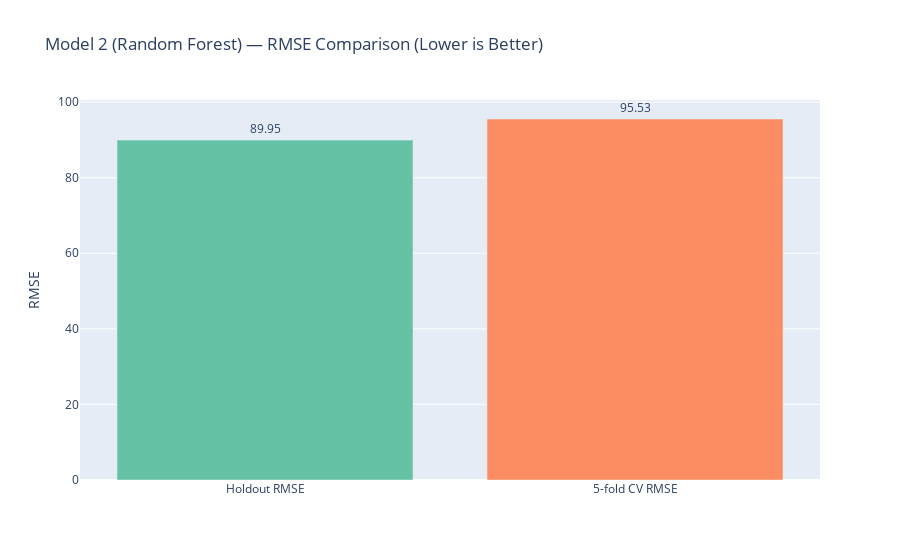
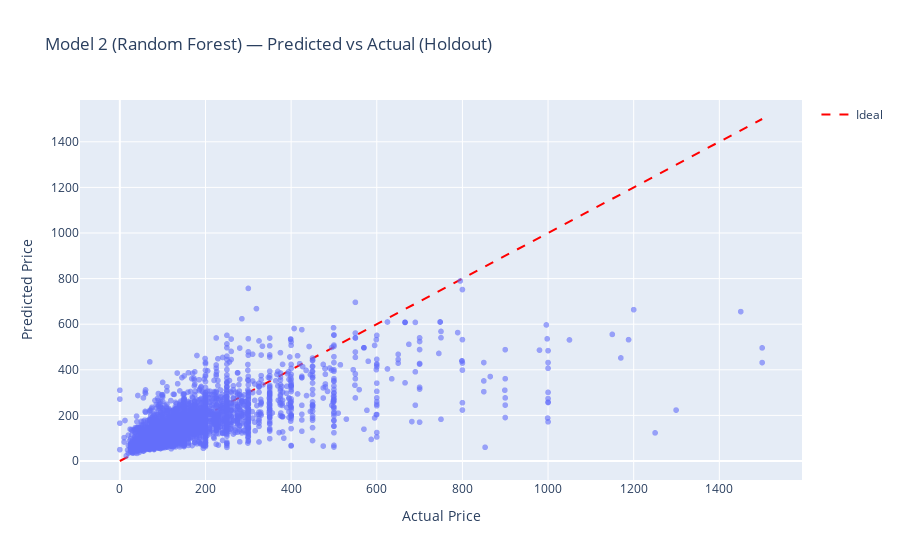
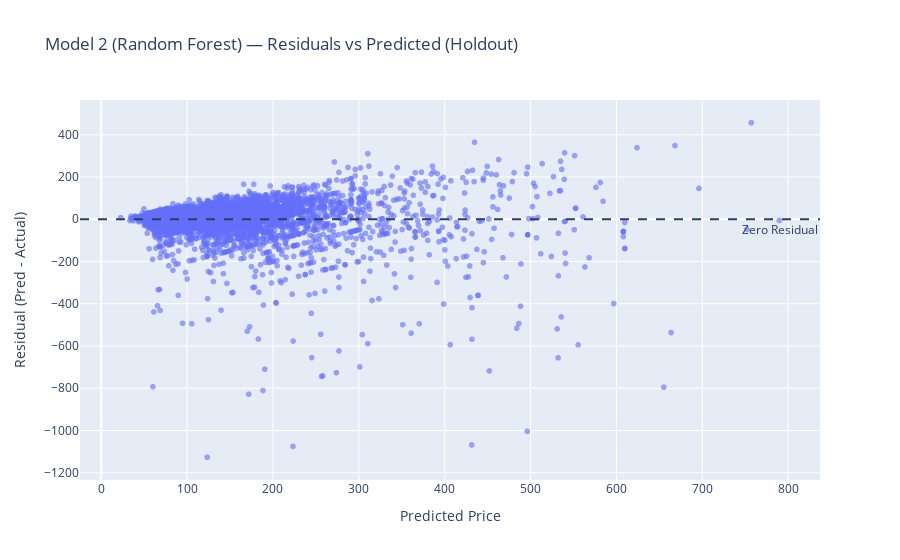
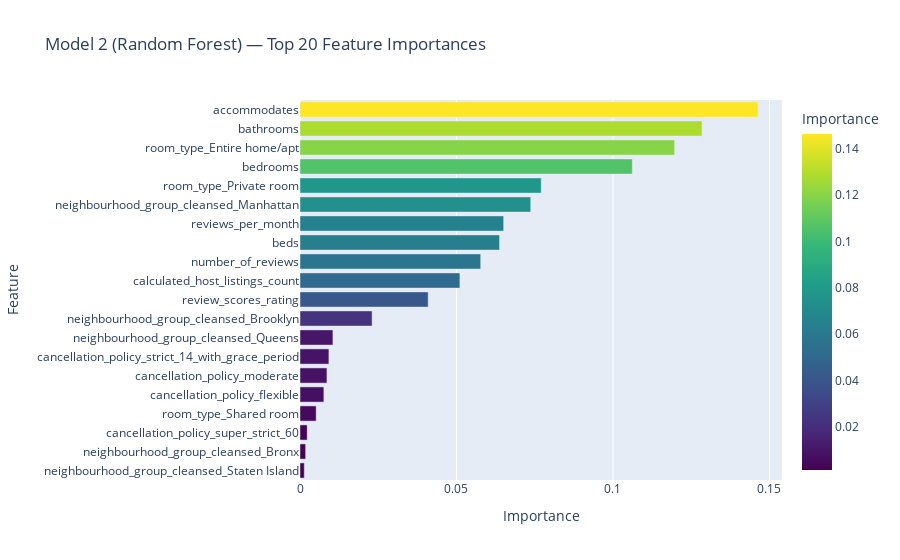

Notebook code cell kept with these figures, in order:
### Code cell
# Visualizations for Model 2 (Random Forest)
import plotly.express as px
import plotly.graph_objects as go
import pandas as pd
import numpy as np

# 1. RMSE Comparison (Holdout vs CV)
rf_rmse_df = pd.DataFrame({
    'Metric': ['Holdout RMSE', '5-fold CV RMSE'],
    'RMSE': [float(rmse_rf), float(cv_rmse_rf)]
})

fig_rf_rmse = px.bar(
    rf_rmse_df, x='Metric', y='RMSE', text='RMSE',
    title='Model 2 (Random Forest) — RMSE Comparison (Lower is Better)',
    color='Metric', color_discrete_sequence=['#66c2a5', '#fc8d62']
)
fig_rf_rmse.update_traces(texttemplate='%{text:.2f}', textposition='outside')
fig_rf_rmse.update_layout(yaxis_title='RMSE', xaxis_title=None, showlegend=False)
fig_rf_rmse.show()


# 2. Predicted vs Actual (Holdout)
pred_vs_actual_rf = pd.DataFrame({'Actual': yva, 'Predicted': pred_val_rf})
fig_rf_pva = px.scatter(
    pred_vs_actual_rf, x='Actual', y='Predicted',
    title='Model 2 (Random Forest) — Predicted vs Actual (Holdout)',
    opacity=0.6
)

# Add 45° reference line
minv = float(min(pred_vs_actual_rf.min()))
maxv = float(max(pred_vs_actual_rf.max()))
fig_rf_pva.add_trace(go.Scatter(
    x=[minv, maxv], y=[minv, maxv],
    mode='lines', name='Ideal', line=dict(dash='dash', color='red')
))
fig_rf_pva.update_layout(xaxis_title='Actual Price', yaxis_title='Predicted Price')
fig_rf_pva.show()


# 3. Residuals vs Predicted
rf_residuals = pred_val_rf - yva
rf_res_df = pd.DataFrame({'Predicted': pred_val_rf, 'Residual': rf_residuals})
fig_rf_res = px.scatter(
    rf_res_df, x='Predicted', y='Residual',
    title='Model 2 (Random Forest) — Residuals vs Predicted (Holdout)',
    opacity=0.6
)
fig_rf_res.add_hline(y=0, line_dash='dash', annotation_text='Zero Residual', annotation_position='bottom right')
fig_rf_res.update_layout(xaxis_title='Predicted Price', yaxis_title='Residual (Pred - Actual)')
fig_rf_res.show()


# 4. Feature Importance (Top 20)
importances = best_rf.feature_importances_
feat_names = np.array(X_all_trees.columns)
top_idx = np.argsort(importances)[-20:][::-1]

feat_imp_df = pd.DataFrame({
    'Feature': feat_names[top_idx],
    'Importance': importances[top_idx]
})

fig_rf_imp = px.bar(
    feat_imp_df.sort_values('Importance'),
    x='Importance', y='Feature', orientation='h',
    title='Model 2 (Random Forest) — Top 20 Feature Importances',
    color='Importance', color_continuous_scale='Viridis'
)
fig_rf_imp.update_layout(xaxis_title='Importance', yaxis_title='Feature')
fig_rf_imp.show()

### Figure 1 — Plotly figure (JSON) as saved in the notebook; plotly's stock layout.template omitted (floating-point values rounded to 4 significant figures)
{"data": [{"hovertemplate": "Metric=%{x}<br>RMSE=%{text}<extra></extra>", "legendgroup": "Holdout RMSE", "marker": {"color": "#66c2a5", "pattern": {"shape": ""}}, "name": "Holdout RMSE", "orientation": "v", "showlegend": true, "text": [89.95], "textposition": "outside", "texttemplate": "%{text:.2f}", "type": "bar", "x": ["Holdout RMSE"], "xaxis": "x", "y": [89.95], "yaxis": "y"}, {"hovertemplate": "Metric=%{x}<br>RMSE=%{text}<extra></extra>", "legendgroup": "5-fold CV RMSE", "marker": {"color": "#fc8d62", "pattern": {"shape": ""}}, "name": "5-fold CV RMSE", "orientation": "v", "showlegend": true, "text": [95.53], "textposition": "outside", "texttemplate": "%{text:.2f}", "type": "bar", "x": ["5-fold CV RMSE"], "xaxis": "x", "y": [95.53], "yaxis": "y"}], "layout": {"barmode": "relative", "legend": {"title": {"text": "Metric"}, "tracegroupgap": 0}, "showlegend": false, "title": {"text": "Model 2 (Random Forest) — RMSE Comparison (Lower is Better)"}, "xaxis": {"anchor": "y", "categoryarray": ["Holdout RMSE", "5-fold CV RMSE"], "categoryorder": "array", "domain": [0, 1], "title": {}}, "yaxis": {"anchor": "x", "domain": [0, 1], "title": {"text": "RMSE"}}}}

### Figure 2 — Plotly figure (JSON) as saved in the notebook; plotly's stock layout.template omitted (floating-point values rounded to 4 significant figures; data arrays with more than 128 entries replaced by an {"elided": "..."} marker saying what was removed)
{"data": [{"hovertemplate": "Actual=%{x}<br>Predicted=%{y}<extra></extra>", "legendgroup": "", "marker": {"color": "#636efa", "opacity": 0.6, "symbol": "circle"}, "mode": "markers", "name": "", "showlegend": false, "type": "scattergl", "x": {"elided": "5366 float values"}, "xaxis": "x", "y": {"elided": "5366 float values"}, "yaxis": "y"}, {"line": {"color": "red", "dash": "dash"}, "mode": "lines", "name": "Ideal", "type": "scatter", "x": [0, 1500], "y": [0, 1500]}], "layout": {"legend": {"tracegroupgap": 0}, "title": {"text": "Model 2 (Random Forest) — Predicted vs Actual (Holdout)"}, "xaxis": {"anchor": "y", "domain": [0, 1], "title": {"text": "Actual Price"}}, "yaxis": {"anchor": "x", "domain": [0, 1], "title": {"text": "Predicted Price"}}}}

### Figure 3 — Plotly figure (JSON) as saved in the notebook; plotly's stock layout.template omitted (floating-point values rounded to 4 significant figures; data arrays with more than 128 entries replaced by an {"elided": "..."} marker saying what was removed)
{"data": [{"hovertemplate": "Predicted=%{x}<br>Residual=%{y}<extra></extra>", "legendgroup": "", "marker": {"color": "#636efa", "opacity": 0.6, "symbol": "circle"}, "mode": "markers", "name": "", "showlegend": false, "type": "scattergl", "x": {"elided": "5366 float values"}, "xaxis": "x", "y": {"elided": "5366 float values"}, "yaxis": "y"}], "layout": {"annotations": [{"showarrow": false, "text": "Zero Residual", "x": 1, "xanchor": "right", "xref": "x domain", "y": 0, "yanchor": "top", "yref": "y"}], "legend": {"tracegroupgap": 0}, "shapes": [{"line": {"dash": "dash"}, "type": "line", "x0": 0, "x1": 1, "xref": "x domain", "y0": 0, "y1": 0, "yref": "y"}], "title": {"text": "Model 2 (Random Forest) — Residuals vs Predicted (Holdout)"}, "xaxis": {"anchor": "y", "domain": [0, 1], "title": {"text": "Predicted Price"}}, "yaxis": {"anchor": "x", "domain": [0, 1], "title": {"text": "Residual (Pred - Actual)"}}}}

### Figure 4 — Plotly figure (JSON) as saved in the notebook; plotly's stock layout.template omitted (floating-point values rounded to 4 significant figures)
{"data": [{"hovertemplate": "Importance=%{marker.color}<br>Feature=%{y}<extra></extra>", "legendgroup": "", "marker": {"color": [0.001367, 0.0018, 0.002305, 0.005168, 0.00763, 0.008612, 0.009235, 0.01053, 0.02304, 0.04095, 0.05109, 0.05773, 0.06376, 0.06507, 0.07373, 0.07708, 0.1062, 0.1197, 0.1285, 0.1463], "coloraxis": "coloraxis", "pattern": {"shape": ""}}, "name": "", "orientation": "h", "showlegend": false, "textposition": "auto", "type": "bar", "x": [0.001367, 0.0018, 0.002305, 0.005168, 0.00763, 0.008612, 0.009235, 0.01053, 0.02304, 0.04095, 0.05109, 0.05773, 0.06376, 0.06507, 0.07373, 0.07708, 0.1062, 0.1197, 0.1285, 0.1463], "xaxis": "x", "y": ["neighbourhood_group_cleansed_Staten Island", "neighbourhood_group_cleansed_Bronx", "cancellation_policy_super_strict_60", "room_type_Shared room", "cancellation_policy_flexible", "cancellation_policy_moderate", "cancellation_policy_strict_14_with_grace_period", "neighbourhood_group_cleansed_Queens", "neighbourhood_group_cleansed_Brooklyn", "review_scores_rating", "calculated_host_listings_count", "number_of_reviews", "beds", "reviews_per_month", "neighbourhood_group_cleansed_Manhattan", "room_type_Private room", "bedrooms", "room_type_Entire home/apt", "bathrooms", "accommodates"], "yaxis": "y"}], "layout": {"barmode": "relative", "coloraxis": {"colorbar": {"title": {"text": "Importance"}}, "colorscale": [[0, "#440154"], [0.1111, "#482878"], [0.2222, "#3e4989"], [0.3333, "#31688e"], [0.4444, "#26828e"], [0.5556, "#1f9e89"], [0.6667, "#35b779"], [0.7778, "#6ece58"], [0.8889, "#b5de2b"], [1, "#fde725"]]}, "legend": {"tracegroupgap": 0}, "title": {"text": "Model 2 (Random Forest) — Top 20 Feature Importances"}, "xaxis": {"anchor": "y", "domain": [0, 1], "title": {"text": "Importance"}}, "yaxis": {"anchor": "x", "domain": [0, 1], "title": {"text": "Feature"}}}}
